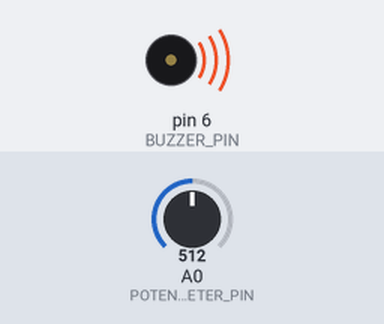
Simulated run of this sketch. Board: Arduino Uno, built with avr-gcc and run on an emulated ATmega328P. Parts: buzzer (waves = sounding). Inputs (shaded band) come from the test bench; at power-on: A0 (POTENTIOMETER_PIN) = 512.

Above: at 0.1 s.
Timing chart, 0 to 1.6 s (numbered marks = the images above):
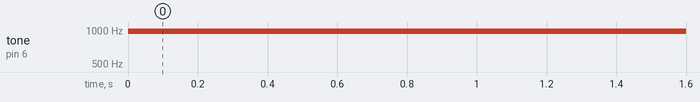

Measured:
- by itself, tone on pin 6 (BUZZER_PIN): silent → 977 Hz at 0.00 s

The sketch:

Lab3Credit.ino
```cpp
const int POTENTIOMETER_PIN = A0;
const int BUZZER_PIN = 6;

void setup() {
    pinMode(BUZZER_PIN, OUTPUT);
}

void loop() {
    int analogValue = analogRead(POTENTIOMETER_PIN);
    int buzzerVolume = map(analogValue, 0, 1023, 0, 255);
    analogWrite(BUZZER_PIN, buzzerVolume);
}
```
